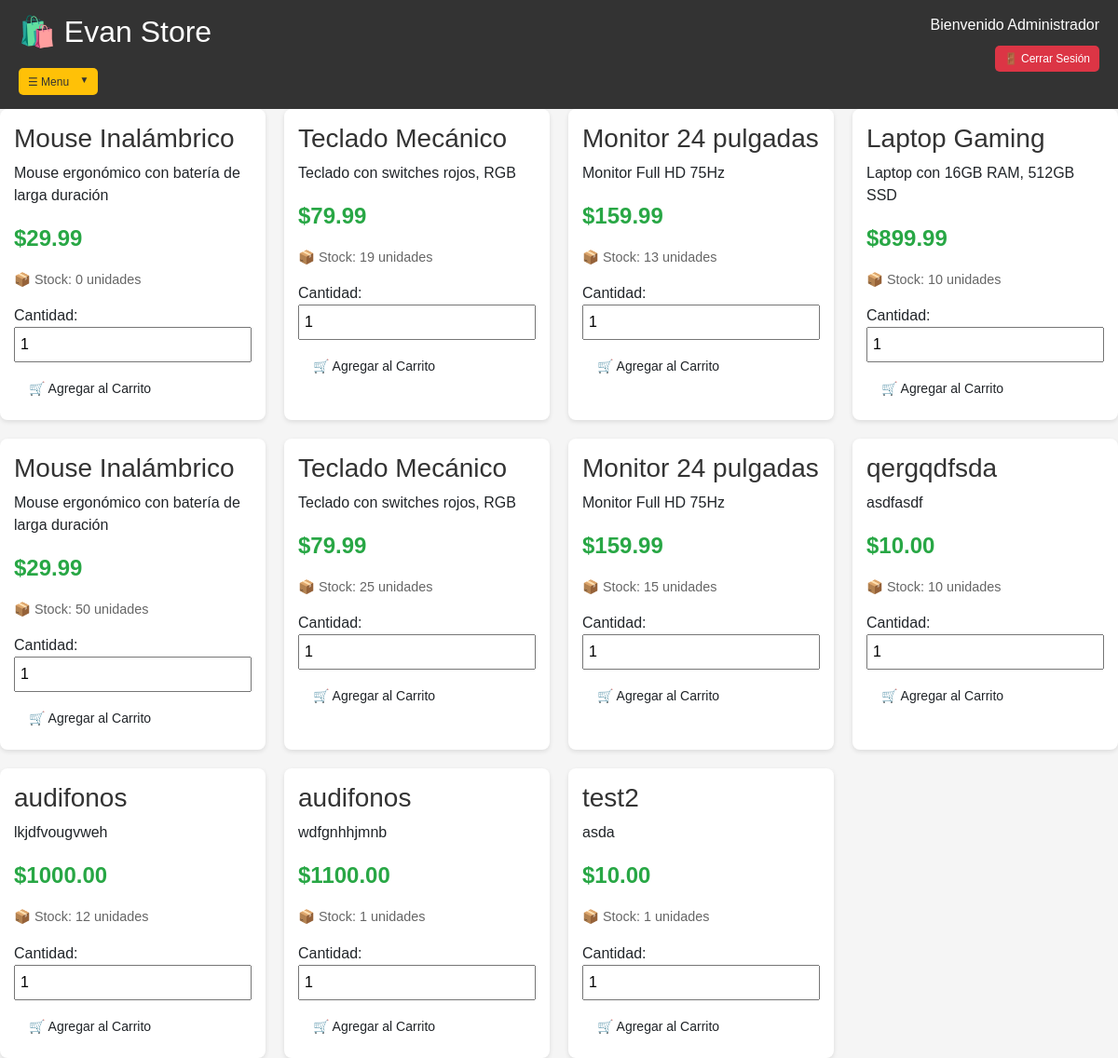
The page /tienda (signed in) on the database as committed earlier.
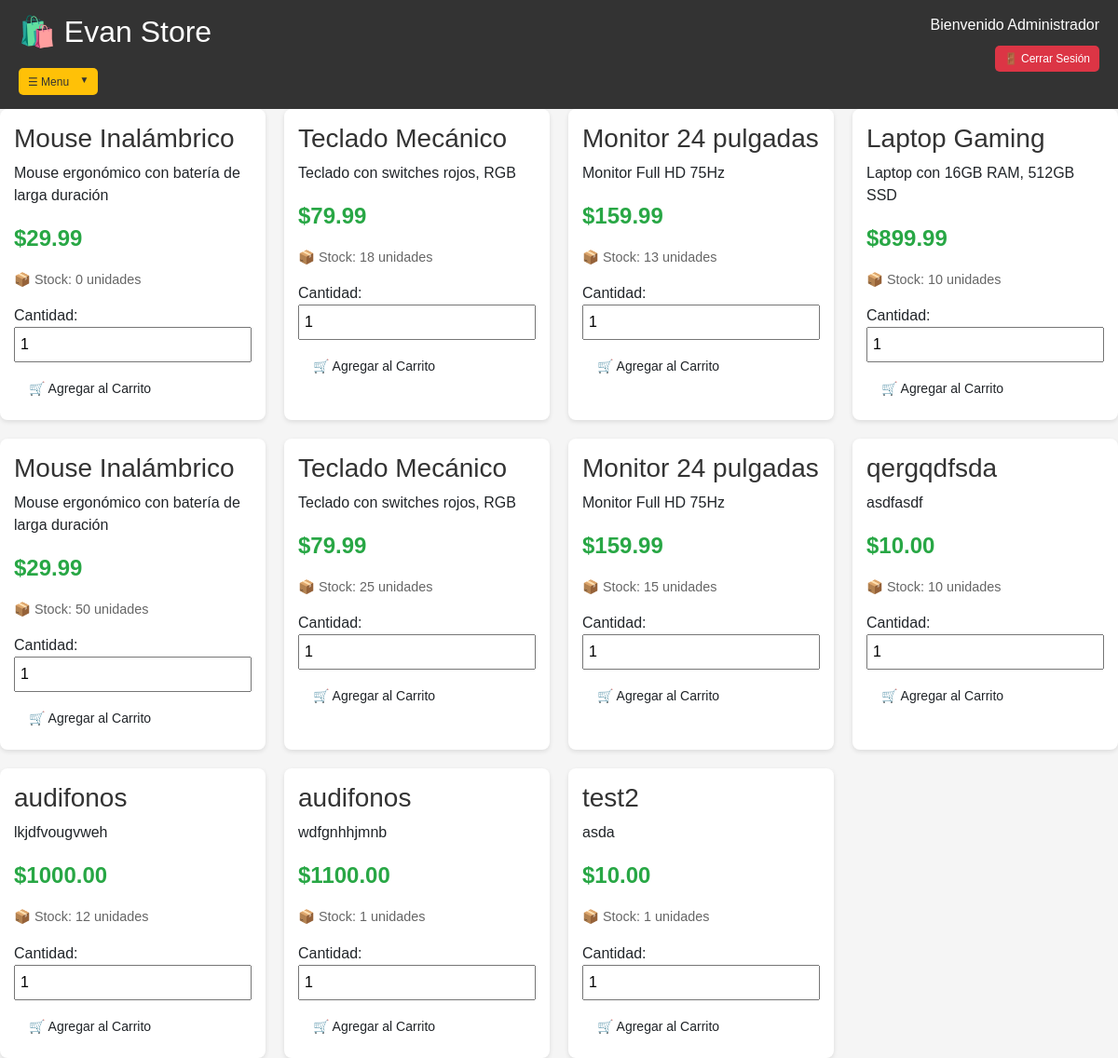
The same page on the database as committed later.
### models.py (models this page shows, shortened)
class Producto(db.Model):
    id = db.Column(db.Integer, primary_key=True)
    nombre = db.Column(db.String(200), nullable=False)
    descripcion = db.Column(db.Text)
    precio = db.Column(db.Float, nullable=False)
    stock = db.Column(db.Integer, default=0)
    imagen_url = db.Column(db.String(500))
    categoria = db.Column(db.String(100))
    fecha_creacion = db.Column(db.DateTime, default=datetime.utcnow)

### app.py (the view)
@app.route('/tienda')
@login_required
def tienda():
    productos = Producto.query.all()
    return render_template('productos.html', productos=productos)

### app.py (called while the page is built)
@login_manager.user_loader
def load_user(user_id):
    return Usuario.query.get(int(user_id))

### templates/productos.html (shortened to what this page needs)
<!DOCTYPE html>
<html lang="es">
<head>
    <link href="https://cdn.jsdelivr.net/npm/bootstrap@5.1.3/dist/css/bootstrap.min.css" rel="stylesheet">
    <link href="https://cdn.datatables.net/1.11.5/css/dataTables.bootstrap5.min.css" rel="stylesheet">
    <link rel="stylesheet" href="{{ url_for('static', filename='style.css') }}">
</head>
<body>
   {% include 'navbar.html' %}
    <div class="productos-container">
        {% for producto in productos %}
        <div class="producto-card">
            <h3>{{ producto.nombre }}</h3>
            <p>{{ producto.descripcion[:100] if producto.descripcion else 'Sin descripción' }}</p>
            <p class="precio">${{ "%.2f"|format(producto.precio) }}</p>
            <p class="stock">📦 Stock: {{ producto.stock }} unidades</p>
            <label>Cantidad:</label>
            <input type="number" id="cantidad-{{ producto.id }}" value="1" min="1" max="{{ producto.stock }}" style="width: 100%; margin-bottom: 10px; padding: 5px;">
            <button class="btn" onclick="agregarAlCarrito({{ producto.id }})">
                🛒 Agregar al Carrito
            </button>
        </div>
        {% endfor %}
    </div>
</body>
</html>

Rows that differ between the two databases and show on the page:
changed Producto (number 2 of 11 on the later page): stock "19" → "18"
